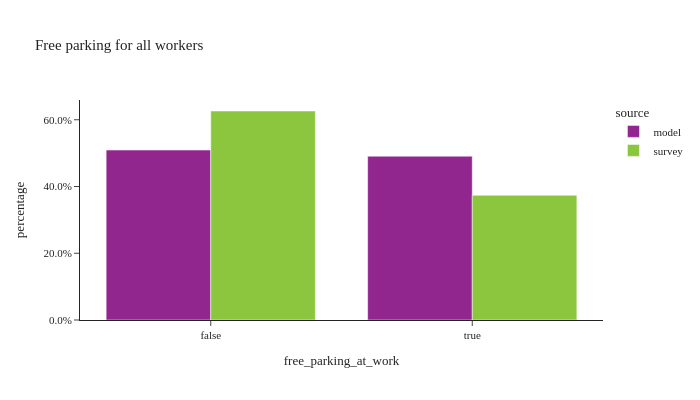

Notebook cell for this chart:
### Markdown cell above
## free parking availability for workers

### Code cell
util.plot_share_barchart(workers, 'person_weight', 'free_parking_at_work', title="Free parking for all workers")

### Figure 1 — Plotly figure (JSON) as saved in the notebook; plotly's stock layout.template omitted (floating-point values rounded to 4 significant figures)
{"data": [{"alignmentgroup": "True", "customdata": [[1009585], [972938]], "hovertemplate": "source=model<br>free_parking_at_work=%{x}<br>percentage=%{y}<br>sample_size=%{customdata[0]}<extra></extra>", "legendgroup": "model", "marker": {"color": "#91268F", "pattern": {"shape": ""}}, "name": "model", "offsetgroup": "model", "orientation": "v", "showlegend": true, "textposition": "auto", "type": "bar", "x": [false, true], "xaxis": "x", "y": [0.5092, 0.4908], "yaxis": "y"}, {"alignmentgroup": "True", "customdata": [[1901], [882]], "hovertemplate": "source=survey<br>free_parking_at_work=%{x}<br>percentage=%{y}<br>sample_size=%{customdata[0]}<extra></extra>", "legendgroup": "survey", "marker": {"color": "#8CC63E", "pattern": {"shape": ""}}, "name": "survey", "offsetgroup": "survey", "orientation": "v", "showlegend": true, "textposition": "auto", "type": "bar", "x": [false, true], "xaxis": "x", "y": [0.6262, 0.3738], "yaxis": "y"}], "layout": {"barmode": "group", "height": 400, "legend": {"title": {"text": "source"}, "tracegroupgap": 0}, "title": {"text": "Free parking for all workers"}, "width": 700, "xaxis": {"anchor": "y", "domain": [0.0, 1.0], "title": {"text": "free_parking_at_work"}}, "yaxis": {"anchor": "x", "domain": [0.0, 1.0], "tickformat": ".1%", "title": {"text": "percentage"}}}}
